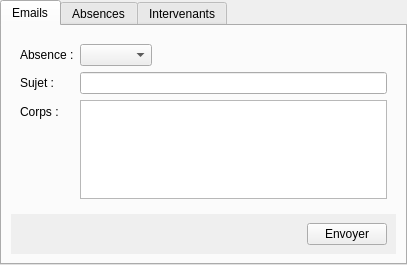
<?xml version="1.0" encoding="UTF-8"?>
<ui version="4.0">
 <class>gestionAbsences</class>
 <widget class="QTabWidget" name="gestionAbsences">
  <property name="geometry">
   <rect>
    <x>0</x>
    <y>0</y>
    <width>407</width>
    <height>265</height>
   </rect>
  </property>
  <property name="windowTitle">
   <string>Gestion absences</string>
  </property>
  <property name="currentIndex">
   <number>0</number>
  </property>
  <widget class="QWidget" name="wGestionAbsences">
   <attribute name="title">
    <string>Emails</string>
   </attribute>
   <layout class="QVBoxLayout" name="verticalLayout_3">
    <item>
     <widget class="QWidget" name="widget_7" native="true">
      <layout class="QFormLayout" name="formLayout">
       <property name="fieldGrowthPolicy">
        <enum>QFormLayout::ExpandingFieldsGrow</enum>
       </property>
       <item row="0" column="0">
        <widget class="QLabel" name="lAbsence">
         <property name="text">
          <string>Absence :</string>
         </property>
        </widget>
       </item>
       <item row="0" column="1">
        <widget class="QComboBox" name="cbAbsence">
         <property name="maximumSize">
          <size>
           <width>400</width>
           <height>16777215</height>
          </size>
         </property>
        </widget>
       </item>
       <item row="1" column="0">
        <widget class="QLabel" name="label_3">
         <property name="text">
          <string>Sujet :</string>
         </property>
        </widget>
       </item>
       <item row="1" column="1">
        <widget class="QLineEdit" name="leSujet"/>
       </item>
       <item row="2" column="0">
        <widget class="QLabel" name="label_4">
         <property name="text">
          <string>Corps :</string>
         </property>
        </widget>
       </item>
       <item row="2" column="1">
        <widget class="QTextEdit" name="teCorps">
         <property name="sizePolicy">
          <sizepolicy hsizetype="Expanding" vsizetype="Expanding">
           <horstretch>0</horstretch>
           <verstretch>100</verstretch>
          </sizepolicy>
         </property>
         <property name="layoutDirection">
          <enum>Qt::LeftToRight</enum>
         </property>
         <property name="autoFillBackground">
          <bool>false</bool>
         </property>
        </widget>
       </item>
      </layout>
     </widget>
    </item>
    <item>
     <widget class="QWidget" name="wEmails" native="true">
      <property name="autoFillBackground">
       <bool>true</bool>
      </property>
      <layout class="QHBoxLayout" name="horizontalLayout_6">
       <item>
        <spacer name="horizontalSpacer">
         <property name="orientation">
          <enum>Qt::Horizontal</enum>
         </property>
         <property name="sizeHint" stdset="0">
          <size>
           <width>40</width>
           <height>20</height>
          </size>
         </property>
        </spacer>
       </item>
       <item>
        <widget class="QPushButton" name="pbEnvoyer">
         <property name="text">
          <string>Envoyer</string>
         </property>
        </widget>
       </item>
      </layout>
     </widget>
    </item>
   </layout>
  </widget>
  <widget class="QWidget" name="__tAbsences">
   <attribute name="title">
    <string>Absences</string>
   </attribute>
   <layout class="QGridLayout" name="gridLayout">
    <item row="0" column="0">
     <widget class="QWidget" name="widget" native="true">
      <property name="autoFillBackground">
       <bool>true</bool>
      </property>
      <layout class="QHBoxLayout" name="horizontalLayout">
       <item>
        <widget class="QScrollArea" name="scrollArea">
         <property name="widgetResizable">
          <bool>true</bool>
         </property>
         <widget class="QWidget" name="scrollAreaWidgetContents">
          <property name="geometry">
           <rect>
            <x>0</x>
            <y>0</y>
            <width>250</width>
            <height>194</height>
           </rect>
          </property>
          <layout class="QHBoxLayout" name="horizontalLayout_2">
           <property name="margin">
            <number>0</number>
           </property>
           <item>
            <widget class="QTableView" name="tvAbsences">
             <attribute name="horizontalHeaderDefaultSectionSize">
              <number>120</number>
             </attribute>
             <attribute name="horizontalHeaderStretchLastSection">
              <bool>true</bool>
             </attribute>
            </widget>
           </item>
          </layout>
         </widget>
        </widget>
       </item>
       <item>
        <widget class="QWidget" name="widget_2" native="true">
         <layout class="QVBoxLayout" name="verticalLayout">
          <item>
           <spacer name="verticalSpacer">
            <property name="orientation">
             <enum>Qt::Vertical</enum>
            </property>
            <property name="sizeHint" stdset="0">
             <size>
              <width>20</width>
              <height>40</height>
             </size>
            </property>
           </spacer>
          </item>
          <item>
           <widget class="QPushButton" name="nouveauAbsence">
            <property name="text">
             <string>Nouveau</string>
            </property>
           </widget>
          </item>
          <item>
           <widget class="QPushButton" name="supprimerAbsence">
            <property name="text">
             <string>Supprimer</string>
            </property>
           </widget>
          </item>
         </layout>
        </widget>
       </item>
      </layout>
     </widget>
    </item>
   </layout>
  </widget>
  <widget class="QWidget" name="__tIntervenants">
   <attribute name="title">
    <string>Intervenants</string>
   </attribute>
   <layout class="QHBoxLayout" name="horizontalLayout_5">
    <item>
     <widget class="QWidget" name="widget_3" native="true">
      <property name="autoFillBackground">
       <bool>true</bool>
      </property>
      <layout class="QHBoxLayout" name="horizontalLayout_3">
       <item>
        <widget class="QScrollArea" name="scrollArea_2">
         <property name="widgetResizable">
          <bool>true</bool>
         </property>
         <widget class="QWidget" name="scrollAreaWidgetContents_2">
          <property name="geometry">
           <rect>
            <x>0</x>
            <y>0</y>
            <width>250</width>
            <height>194</height>
           </rect>
          </property>
          <layout class="QHBoxLayout" name="horizontalLayout_4">
           <property name="sizeConstraint">
            <enum>QLayout::SetDefaultConstraint</enum>
           </property>
           <property name="margin">
            <number>0</number>
           </property>
           <item>
            <widget class="QTableView" name="tvIntervenants">
             <property name="sortingEnabled">
              <bool>true</bool>
             </property>
             <attribute name="horizontalHeaderDefaultSectionSize">
              <number>180</number>
             </attribute>
             <attribute name="horizontalHeaderStretchLastSection">
              <bool>true</bool>
             </attribute>
             <attribute name="verticalHeaderVisible">
              <bool>false</bool>
             </attribute>
            </widget>
           </item>
          </layout>
         </widget>
        </widget>
       </item>
       <item>
        <widget class="QWidget" name="widget_4" native="true">
         <layout class="QVBoxLayout" name="verticalLayout_2">
          <item>
           <spacer name="verticalSpacer_2">
            <property name="orientation">
             <enum>Qt::Vertical</enum>
            </property>
            <property name="sizeHint" stdset="0">
             <size>
              <width>20</width>
              <height>40</height>
             </size>
            </property>
           </spacer>
          </item>
          <item>
           <widget class="QPushButton" name="nouveauIntervenant">
            <property name="text">
             <string>Nouveau</string>
            </property>
           </widget>
          </item>
          <item>
           <widget class="QPushButton" name="supprimerIntervenant">
            <property name="text">
             <string>Supprimer</string>
            </property>
           </widget>
          </item>
         </layout>
        </widget>
       </item>
      </layout>
     </widget>
    </item>
   </layout>
  </widget>
 </widget>
 <resources/>
 <connections/>
</ui>
